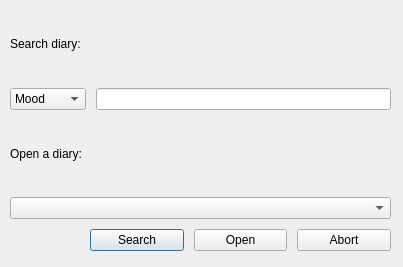
<?xml version="1.0" encoding="UTF-8"?>
<ui version="4.0">
 <class>SearchDialog</class>
 <widget class="QDialog" name="SearchDialog">
  <property name="geometry">
   <rect>
    <x>0</x>
    <y>0</y>
    <width>403</width>
    <height>267</height>
   </rect>
  </property>
  <property name="windowTitle">
   <string>Dialog</string>
  </property>
  <property name="windowIcon">
   <iconset resource="myResources.qrc">
    <normaloff>:/myImages/image/搜.png</normaloff>:/myImages/image/搜.png</iconset>
  </property>
  <property name="sizeGripEnabled">
   <bool>false</bool>
  </property>
  <widget class="QWidget" name="verticalLayoutWidget">
   <property name="geometry">
    <rect>
     <x>10</x>
     <y>10</y>
     <width>381</width>
     <height>251</height>
    </rect>
   </property>
   <layout class="QVBoxLayout" name="verticalLayout" stretch="0,1,0,3,1,1">
    <property name="spacing">
     <number>10</number>
    </property>
    <item>
     <widget class="QLabel" name="label_2">
      <property name="text">
       <string>Search diary:</string>
      </property>
     </widget>
    </item>
    <item>
     <layout class="QHBoxLayout" name="horizontalLayout" stretch="1,4">
      <item>
       <layout class="QVBoxLayout" name="verticalLayout_6" stretch="4">
        <property name="spacing">
         <number>0</number>
        </property>
        <property name="topMargin">
         <number>0</number>
        </property>
        <item>
         <widget class="QComboBox" name="comboBox_keys">
          <item>
           <property name="text">
            <string>Mood</string>
           </property>
          </item>
          <item>
           <property name="text">
            <string>Weather</string>
           </property>
          </item>
          <item>
           <property name="text">
            <string>Location</string>
           </property>
          </item>
          <item>
           <property name="text">
            <string>Date</string>
           </property>
          </item>
         </widget>
        </item>
       </layout>
      </item>
      <item>
       <layout class="QVBoxLayout" name="verticalLayout_2">
        <item>
         <widget class="QLineEdit" name="lineEdit"/>
        </item>
       </layout>
      </item>
     </layout>
    </item>
    <item>
     <widget class="QLabel" name="label">
      <property name="text">
       <string>Open a diary:</string>
      </property>
     </widget>
    </item>
    <item>
     <widget class="QComboBox" name="comboBox"/>
    </item>
    <item>
     <layout class="QHBoxLayout" name="horizontalLayout_2">
      <property name="leftMargin">
       <number>80</number>
      </property>
      <item>
       <widget class="QPushButton" name="pushButton_search">
        <property name="text">
         <string>Search</string>
        </property>
       </widget>
      </item>
      <item>
       <widget class="QPushButton" name="pushButton_open">
        <property name="text">
         <string>Open</string>
        </property>
       </widget>
      </item>
      <item>
       <widget class="QPushButton" name="pushButton_abort">
        <property name="text">
         <string>Abort</string>
        </property>
       </widget>
      </item>
     </layout>
    </item>
    <item>
     <widget class="QDialogButtonBox" name="buttonBox">
      <property name="sizePolicy">
       <sizepolicy hsizetype="Expanding" vsizetype="Fixed">
        <horstretch>0</horstretch>
        <verstretch>0</verstretch>
       </sizepolicy>
      </property>
      <property name="orientation">
       <enum>Qt::Horizontal</enum>
      </property>
      <property name="standardButtons">
       <set>QDialogButtonBox::NoButton</set>
      </property>
      <property name="centerButtons">
       <bool>false</bool>
      </property>
     </widget>
    </item>
   </layout>
  </widget>
 </widget>
 <resources>
  <include location="myResources.qrc"/>
 </resources>
 <connections>
  <connection>
   <sender>buttonBox</sender>
   <signal>accepted()</signal>
   <receiver>SearchDialog</receiver>
   <slot>accept()</slot>
   <hints>
    <hint type="sourcelabel">
     <x>248</x>
     <y>254</y>
    </hint>
    <hint type="destinationlabel">
     <x>157</x>
     <y>274</y>
    </hint>
   </hints>
  </connection>
  <connection>
   <sender>buttonBox</sender>
   <signal>rejected()</signal>
   <receiver>SearchDialog</receiver>
   <slot>reject()</slot>
   <hints>
    <hint type="sourcelabel">
     <x>316</x>
     <y>260</y>
    </hint>
    <hint type="destinationlabel">
     <x>286</x>
     <y>274</y>
    </hint>
   </hints>
  </connection>
 </connections>
</ui>
